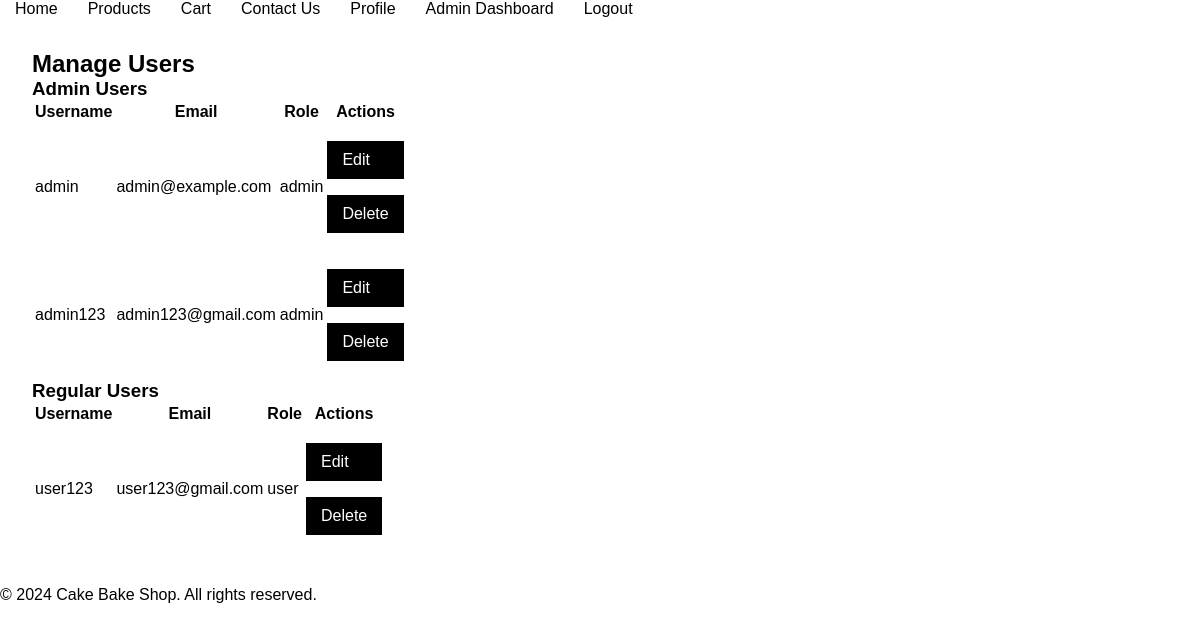
The page /manage_users.php (signed in) on the database its author committed.
### tables this page shows
CREATE TABLE IF NOT EXISTS `users` (
  `id` int NOT NULL AUTO_INCREMENT,
  `username` varchar(50) NOT NULL,
  `password` varchar(255) NOT NULL,
  `email` varchar(100) NOT NULL,
  `phone` varchar(20) DEFAULT NULL,
  `role` enum('admin','user') NOT NULL DEFAULT 'user',
  `created_at` timestamp NULL DEFAULT CURRENT_TIMESTAMP,
  PRIMARY KEY (`id`),
  UNIQUE KEY `username` (`username`),
  KEY `idx_user_role` (`role`)
);

### app/classes/User.php (called while the page is built, shortened)
<?php
require_once 'Database.php';
class User {
    private $conn;
    private $table = 'users';
    public function __construct() {
        $database = new Database();
        $this->conn = $database->getConnection();
    }
    public function getAllUsers() {
        $query = "SELECT * FROM " . $this->table;
        $stmt = $this->conn->prepare($query);
        $stmt->execute();
        return $stmt->fetchAll(PDO::FETCH_ASSOC);
    }
}
?>

### app/classes/Database.php (called while the page is built, shortened)
<?php
class Database {
    private $host = 'localhost';
    private $db_name = 'inventory_management_system';
    private $username = 'root';
    private $password = '';
    public function getConnection() {
        $this->conn = null;
        try {
            $this->conn = new PDO("mysql:host={$this->host};dbname={$this->db_name}", $this->username, $this->password);
            $this->conn->setAttribute(PDO::ATTR_ERRMODE, PDO::ERRMODE_EXCEPTION);
        } catch (PDOException $exception) {
            echo "Connection error: " . $exception->getMessage();
        }
        return $this->conn;
    }
}
?>

### public/manage_users.php (the view, shortened to what this page needs)
<?php include '../templates/header.php'; ?>
<?php include '../templates/navbar.php'; ?>
<div class="container">
    <h2>Manage Users</h2>
    <h3>Admin Users</h3>
    <table>
        <thead>
            <tr>
                <th>Username</th>
                <th>Email</th>
                <th>Role</th>
                <th>Actions</th>
            </tr>
        </thead>
        <tbody>
            <?php
            require_once '../app/classes/User.php';
            $user = new User();
            $users = $user->getAllUsers();
            foreach ($users as $usr) {
                if ($usr['role'] === 'admin') {
                    echo "<tr>
                            <td>" . htmlspecialchars($usr['username']) . "</td>
                            <td>" . htmlspecialchars($usr['email']) . "</td>
                            <td>" . htmlspecialchars($usr['role']) . "</td>
                            <td>
                                <a href='edit_user.php?id=" . $usr['id'] . "' class='btn-secondary'>Edit</a>
                                <a href='delete_user.php?id=" . $usr['id'] . "' class='btn-secondary' onclick='return confirm(\"Are you sure you want to delete this user?\");'>Delete</a>
                            </td>
                        </tr>";
                }
            }
            ?>
        </tbody>
    </table>
    <h3>Regular Users</h3>
    <table>
        <thead>
            <tr>
                <th>Username</th>
                <th>Email</th>
                <th>Role</th>
                <th>Actions</th>
            </tr>
        </thead>
        <tbody>
            <?php
            foreach ($users as $usr) {
                if ($usr['role'] === 'user') {
                    echo "<tr>
                            <td>" . htmlspecialchars($usr['username']) . "</td>
                            <td>" . htmlspecialchars($usr['email']) . "</td>
                            <td>" . htmlspecialchars($usr['role']) . "</td>
                            <td>
                                <a href='edit_user.php?id=" . $usr['id'] . "' class='btn-secondary'>Edit</a>
                                <a href='delete_user.php?id=" . $usr['id'] . "' class='btn-secondary' onclick='return confirm(\"Are you sure you want to delete this user?\");'>Delete</a>
                            </td>
                        </tr>";
                }
            }
            ?>
        </tbody>
    </table>
</div>
<?php include '../templates/footer.php'; ?>

### public/css/styles.css (style rules this page uses)
body, h1, h2, h3, p { margin: 0; padding: 0; font-family: Arial, sans-serif; }
body { background-color: #fff; color: #000; }
.container { padding: 1rem; margin: 1rem; }
.btn-primary, .btn-secondary { display: flex; background-color: #000; color: #fff; padding: 10px 15px; margin-top: 1rem; margin-bottom: 1rem; border: none; cursor: pointer; text-decoration: none; }

### rows shown on the page
users: username "admin", email "admin@example.com", role "admin"
users: username "admin123", email "admin123@gmail.com", role "admin"
users: username "user123", email "user123@gmail.com", role "user"
